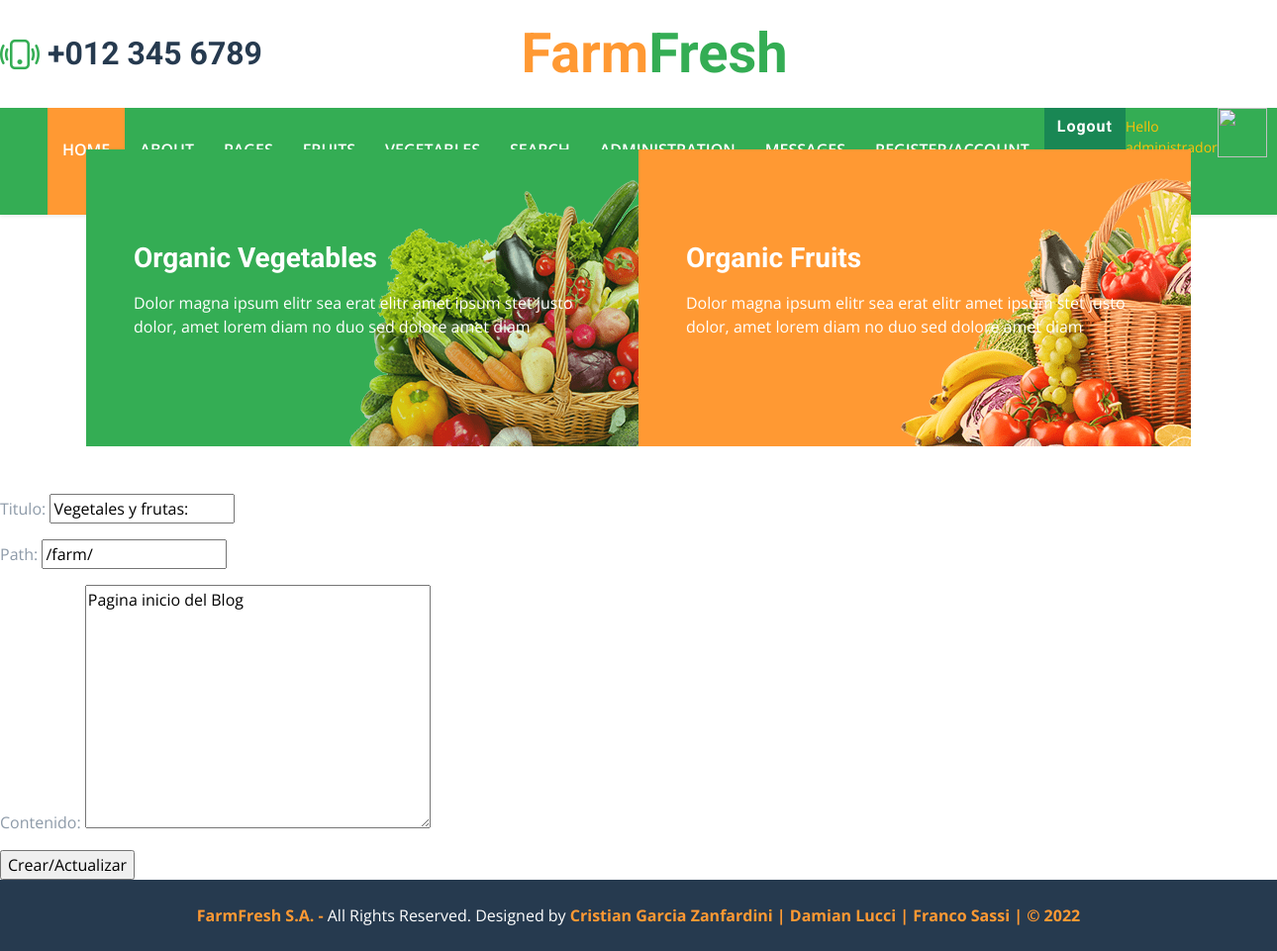
The page /post/update/2 (signed in) on the database its author committed.
### appfarm/models.py (models this page shows, shortened)
class Post(models.Model):
    titulo = models. CharField(max_length=100, verbose_name="Titulo")
    path = models.CharField(max_length=200, verbose_name="Path")
    contenido = RichTextField(verbose_name="Contenido")

### appfarm/views.py (the view)
# urls.py: path("post/update/<pk>", PostUpdate.as_view(), name="farm-post-update"),
class PostUpdate(StaffRequiredMixin, UpdateView):
    model = Post
    success_url = "/farm/post/list/"
    fields = ["titulo", "path", "contenido"]

### appfarm/views.py (called while the page is built)
    @method_decorator(login_required)
    def dispatch(self, request, *args, **kwargs):
        if not request.user.is_staff:
            return redirect(settings.LOGIN_URL)
        return super(StaffRequiredMixin, self).dispatch(request,
            *args, **kwargs)

### appfarm/templates/appfarm/post_form.html (shortened to what this page needs)
{% extends 'appfarm/base.html' %}
{% block contenido %}
<form method="post" enctype="multipart/form-data">
    {{form.as_p}}
    <input type="submit" value="Crear/Actualizar">
</form>
{% endblock %}

### appfarm/templates/appfarm/base.html (shortened to what this page needs)
<!DOCTYPE html>
<html lang="en">
<head>
    {% load static %}
    <link href="https://cdnjs.cloudflare.com/ajax/libs/font-awesome/5.15.0/css/all.min.css" rel="stylesheet">
    <link href="https://cdn.jsdelivr.net/npm/bootstrap-icons@1.4.1/font/bootstrap-icons.css" rel="stylesheet">
    <link href="lib/owlcarousel/assets/owl.carousel.min.css" rel="stylesheet">
    <link href="{% static 'appfarm/css/bootstrap.min.css' %}" rel="stylesheet">
    <link href="css/style.css" rel="stylesheet">
</head>
<body>
    <div>
        <div class="row gx-5 py-3 align-items-center">
            <div class="col-lg-3">
                <div class="d-flex align-items-center justify-content-start">
                    <i class="bi bi-phone-vibrate fs-1 text-primary me-2"></i>
                    <h2 class="mb-0">+012 345 6789</h2>
                </div>
            </div>
            <div class="col-lg-6">
                <div class="d-flex align-items-center justify-content-center">
                    <a href="index.html" class="navbar-brand ms-lg-5">
                        <h1 class="m-0 display-4 text-primary"><span class="text-secondary">Farm</span>Fresh</h1>
                    </a>
                </div>
            </div>
        </div>
    </div>
    <nav class="navbar navbar-expand-lg bg-primary navbar-dark shadow-sm py-3 py-lg-0 px-3 px-lg-5">
        <div class="collapse navbar-collapse" id="navbarCollapse">
            <div class="navbar-nav mx-auto py-0">
                <a href="{% url 'inicio' %}" class="nav-item nav-link active">Home</a>
                <a href="{% url 'about' %}" class="nav-item nav-link">About us</a>
                <a href="{% url 'farm-post-list' %}" class="nav-item nav-link">Pages</a>
                <a href="{% url 'farm-solo-frutas' %}" class="nav-item nav-link">Fruits</a>
                <a href="{% url 'farm-solo-verduras' %}" class="nav-item nav-link">Vegetables</a>
                <a href="{% url 'farm-vegetal-buscar' %}" class="nav-item nav-link">Search</a>
                <a href="{% url 'farm-entregables' %}" class="nav-item nav-link">Administration</a>
                <a href="{% url 'inicia-chat' %}" class="nav-item nav-link">Messages</a>
                <a href="{% url 'auth-register' %}" class="nav-item nav-link">Register/account</a>
                {% if request.user.is_authenticated %}
                    <a class="btn btn-success" href="{% url 'auth-logout' %}">Logout</a>
                    <p class="text-warning small mt-2" >Hello {{request.user.username}}</p>
                    <img src="{{imagen_url}}" width="50" height="50" alt ="">
                {% else %}
                    <a class="btn btn-success" href="{% url 'auth-login' %}">Login</a>
                {% endif %}
            </div>
        </div>
    </nav> <br>
    <div class="container-fluid banner mb-5">
        <div class="container">
            <div class="row gx-0">
                <div class="col-md-6">
                    <div class="bg-primary bg-vegetable d-flex flex-column justify-content-center p-5" style="height: 300px;">
                        <h3 class="text-white mb-3">Organic Vegetables</h3>
                        <p class="text-white">Dolor magna ipsum elitr sea erat elitr amet ipsum stet justo dolor, amet lorem diam no duo sed dolore amet diam</p>
                    </div>
                </div>
                <div class="col-md-6">
                    <div class="bg-secondary bg-fruit d-flex flex-column justify-content-center p-5" style="height: 300px;">
                        <h3 class="text-white mb-3">Organic Fruits</h3>
                        <p class="text-white">Dolor magna ipsum elitr sea erat elitr amet ipsum stet justo dolor, amet lorem diam no duo sed dolore amet diam</p>
                    </div>
                </div>
            </div>
        </div>
    </div>
    {% block contenido %}
    {% endblock %}
    <div class="container-fluid bg-dark text-white py-4">
        <div class="container text-center">
            <p class="mb-0"><a class="text-secondary fw-bold" href="#">FarmFresh S.A. - </a> All Rights Reserved. Designed by <a class="text-secondary fw-bold" href="https://htmlcodex.com">Cristian Garcia Zanfardini | Damian Lucci | Franco Sassi | © 2022</a></p>
        </div>
    </div>
</body>
</html>

### appfarm/static/appfarm/css/style.css (style rules this page uses)
:root { --primary: #34AD54; --secondary: #FF9933; --light: #F6FFF2; --dark: #263A4F; }
.btn { font-family: 'Roboto', sans-serif; letter-spacing: 1px; font-weight: 700; transition: .5s; }
.navbar-dark .navbar-nav .nav-link { padding: 30px 15px; font-size: 16px; font-weight: 600; color: #FFFFFF; text-transform: uppercase; transition: .5s; }
.navbar-dark .navbar-nav .nav-link:hover, .navbar-dark .navbar-nav .nav-link.active { background: var(--secondary); }
@media (min-width: 991.98px) { .banner { position: relative; margin-top: -90px; z-index: 1; } }
.bg-vegetable { background: linear-gradient(rgba(52, 173, 84, .2), rgba(52, 173, 84, .2)), url(../img/vegetable.png) bottom right no-repeat; background-size: contain; }
.bg-fruit { background: linear-gradient(rgba(255, 153, 51, .2), rgba(255, 153, 51, .2)), url(../img/fruit.png) bottom right no-repeat; background-size: contain; }

### rows shown on the page
Post: titulo "Vegetales y frutas:", path "/farm/", contenido "Pagina inicio del Blog"

### other values the page prints
{{ request.user.username }} "administrador"
